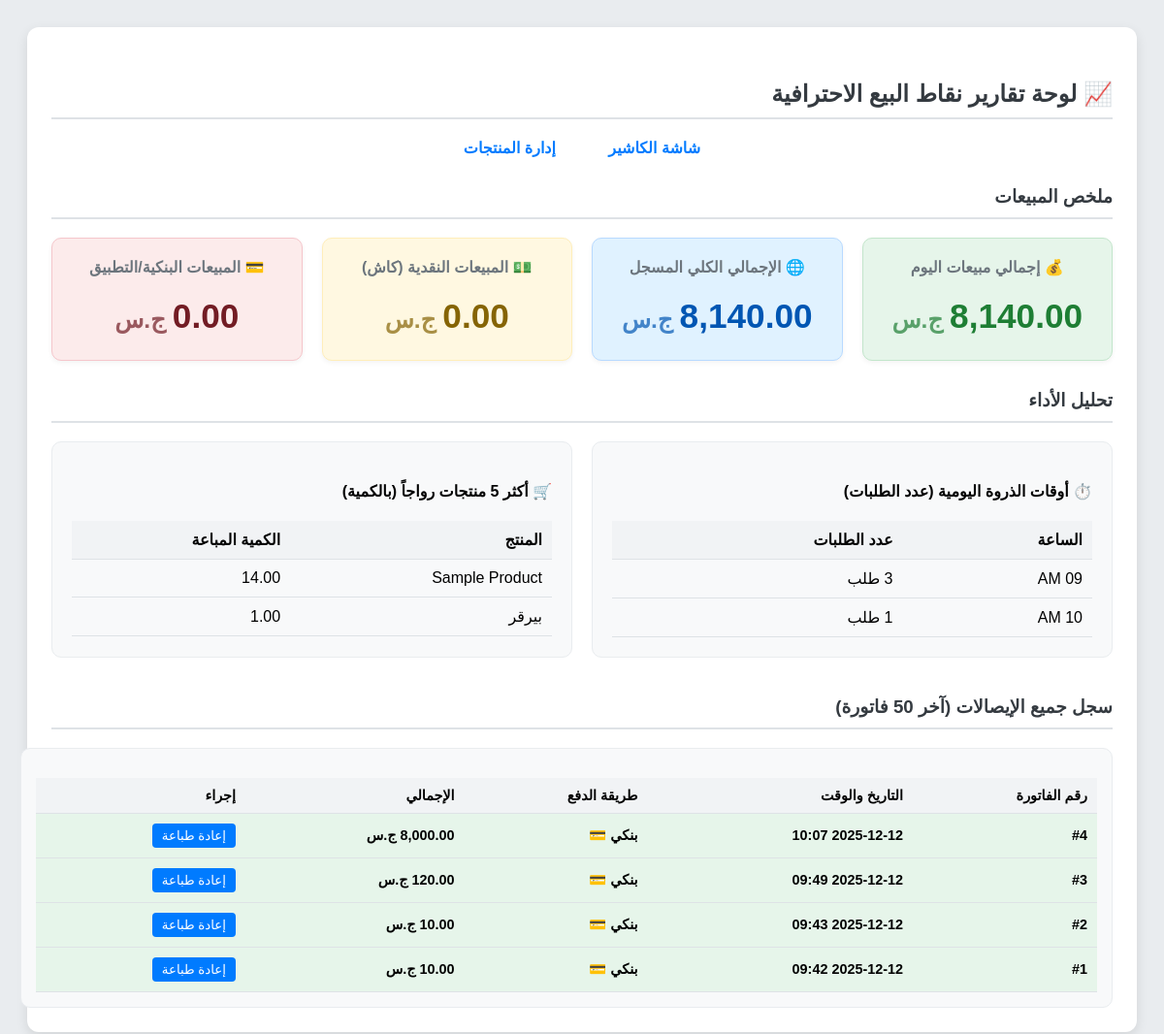
The app's page /reports.php with its own data.
### tables this page shows
CREATE TABLE `sales` (
  `sale_id` int(10) UNSIGNED NOT NULL,
  `total_amount` decimal(12,2) NOT NULL DEFAULT 0.00,
  `total_cost` decimal(12,2) NOT NULL DEFAULT 0.00,
  `status` enum('completed','cancelled','canceled') NOT NULL DEFAULT 'completed',
  `payment_method` varchar(100) DEFAULT 'نقدي',
  `sale_date` datetime NOT NULL DEFAULT current_timestamp(),
  `user_id` int(10) UNSIGNED NOT NULL,
  `branch_id` int(10) UNSIGNED DEFAULT NULL,
  `cancellation_date` datetime DEFAULT NULL,
  `canceled_by_user_id` int(10) UNSIGNED DEFAULT NULL,
  `cancellation_reason` text DEFAULT NULL
);

### reports.php (the view, shortened to what this page needs)
<?php
require_once 'db_connect.php';
$sql_daily = "SELECT SUM(total_amount) AS daily_total FROM sales WHERE DATE(sale_date) = CURDATE()";
$result_daily = $conn->query($sql_daily);
$daily_total = ($result_daily && $row = $result_daily->fetch_assoc()) ? $row['daily_total'] : 0;
$sql_grand = "SELECT SUM(total_amount) AS grand_total FROM sales";
$result_grand = $conn->query($sql_grand);
$grand_total = ($result_grand && $row = $result_grand->fetch_assoc()) ? $row['grand_total'] : 0;
$sql_distribution = "SELECT payment_method, SUM(total_amount) AS method_total FROM sales GROUP BY payment_method";
$result_distribution = $conn->query($sql_distribution);
$distribution = [];
if ($result_distribution) {
    while($row = $result_distribution->fetch_assoc()) {
        $distribution[$row['payment_method']] = $row['method_total'];
    }
}
$sql_peak_time = "SELECT HOUR(sale_date) AS sale_hour, COUNT(sale_id) AS orders_count
                  FROM sales
                  WHERE DATE(sale_date) = CURDATE()
                  GROUP BY sale_hour
                  ORDER BY orders_count DESC
                  LIMIT 5";
$result_peak_time = $conn->query($sql_peak_time);
$peak_times = [];
if ($result_peak_time) {
    while($row = $result_peak_time->fetch_assoc()) {
        $formatted_hour = (new DateTime())->setTime($row['sale_hour'], 0)->format('h A');
        $peak_times[] = ['hour' => $formatted_hour, 'count' => $row['orders_count']];
    }
}
$sql_top_products = "SELECT p.name, SUM(si.quantity) AS total_quantity
                     FROM sale_items si
                     JOIN products p ON si.product_id = p.product_id
                     GROUP BY p.name
                     ORDER BY total_quantity DESC
                     LIMIT 5";
$result_top_products = $conn->query($sql_top_products);
$top_products = [];
if ($result_top_products) {
    while($row = $result_top_products->fetch_assoc()) {
        $top_products[] = ['name' => $row['name'], 'quantity' => $row['total_quantity']];
    }
}
$sql_all_sales = "SELECT sale_id, total_amount, payment_method, sale_date
                  FROM sales
                  ORDER BY sale_id DESC
                  LIMIT 50";
$result_all_sales = $conn->query($sql_all_sales);
$all_sales_records = [];
if ($result_all_sales) {
    while($row = $result_all_sales->fetch_assoc()) {
        $all_sales_records[] = $row;
    }
}
?>
<!DOCTYPE html>
<html lang="ar" dir="rtl">
<head>
</head>
<body>
    <div class="container">
        <h2>📈 لوحة تقارير نقاط البيع الاحترافية</h2>
        <div class="nav-links">
            <a href="pos_screen.php">شاشة الكاشير</a>
            <a href="view_products.php">إدارة المنتجات</a>
        </div>
        <h3>ملخص المبيعات</h3>
        <div class="dashboard-grid">
            <div class="card daily"><h4>💰 إجمالي مبيعات اليوم</h4><div class="amount"><?php echo number_format($daily_total, 2); ?><span class="currency"> ج.س</span></div></div>
            <div class="card grand"><h4>🌐 الإجمالي الكلي المسجل</h4><div class="amount"><?php echo number_format($grand_total, 2); ?><span class="currency"> ج.س</span></div></div>
            <div class="card cash"><h4>💵 المبيعات النقدية (كاش)</h4><div class="amount"><?php echo number_format($distribution['cash'] ?? 0, 2); ?><span class="currency"> ج.س</span></div></div>
            <div class="card bank"><h4>💳 المبيعات البنكية/التطبيق</h4><div class="amount"><?php echo number_format($distribution['bank_transfer'] ?? 0, 2); ?><span class="currency"> ج.س</span></div></div>
        </div>
        <h3>تحليل الأداء</h3>
        <div class="analytics-section">
            <div class="analytics-card">
                <h4>⏱️ أوقات الذروة اليومية (عدد الطلبات)</h4>
                <table>
                    <thead><tr><th>الساعة</th><th>عدد الطلبات</th></tr></thead>
                    <tbody>
                        <?php if (!empty($peak_times)): foreach ($peak_times as $peak): ?>
                            <tr><td><?php echo $peak['hour']; ?></td><td><?php echo $peak['count']; ?> طلب</td></tr>
                        <?php endforeach; else: ?>
                            <tr><td colspan="2" style="text-align: center;">لا توجد مبيعات اليوم.</td></tr>
                        <?php endif; ?>
                    </tbody>
                </table>
            </div>
            <div class="analytics-card">
                <h4>🛒 أكثر 5 منتجات رواجاً (بالكمية)</h4>
                <table>
                    <thead><tr><th>المنتج</th><th>الكمية المباعة</th></tr></thead>
                    <tbody>
                        <?php if (!empty($top_products)): foreach ($top_products as $product): ?>
                            <tr><td><?php echo htmlspecialchars($product['name']); ?></td><td><?php echo $product['quantity']; ?></td></tr>
                        <?php endforeach; else: ?>
                            <tr><td colspan="2" style="text-align: center;">لا توجد بيانات مبيعات بعد.</td></tr>
                        <?php endif; ?>
                    </tbody>
                </table>
            </div>
        </div>
        <h3 style="margin-top: 40px;">سجل جميع الإيصالات (آخر 50 فاتورة)</h3>
        <div class="analytics-card" style="padding: 15px; min-width: 100%;">
            <table style="width: 100%; font-size: 0.9em; text-align: right;">
                <thead>
                    <tr style="background-color: #f1f3f5;">
                        <th style="padding: 10px;">رقم الفاتورة</th>
                        <th style="padding: 10px;">التاريخ والوقت</th>
                        <th style="padding: 10px;">طريقة الدفع</th>
                        <th style="padding: 10px;">الإجمالي</th>
                        <th style="padding: 10px;">إجراء</th>
                    </tr>
                </thead>
                <tbody>
                    <?php if (!empty($all_sales_records)): foreach ($all_sales_records as $sale):
                            $is_today = (date('Y-m-d', strtotime($sale['sale_date'])) == date('Y-m-d'));
                            $row_style = $is_today ? 'background-color: #e6f5ea; font-weight: bold;' : '';
                            ?>
                            <tr style="<?php echo $row_style; ?>">
                                <td style="padding: 10px;">#<?php echo $sale['sale_id']; ?></td>
                                <td style="padding: 10px;"><?php echo date('Y-m-d H:i', strtotime($sale['sale_date'])); ?></td>
                                <td style="padding: 10px;"><?php echo ($sale['payment_method'] === 'cash') ? 'كاش 💵' : 'بنكي 💳'; ?></td>
                                <td style="padding: 10px;"><?php echo number_format($sale['total_amount'], 2); ?> ج.س</td>
                                <td style="padding: 10px;">
                                    <button onclick="reprintReceipt(<?php echo $sale['sale_id']; ?>)" style="background-color: #007bff; color: white; border: none; padding: 5px 10px; cursor: pointer; border-radius: 4px;">إعادة طباعة</button>
                                </td>
                            </tr>
                        <?php endforeach; else: ?>
                        <tr><td colspan="5" style="text-align: center; padding: 15px;">لا توجد أي إيصالات مبيعات مسجلة حتى الآن.</td></tr>
                    <?php endif; ?>
                </tbody>
            </table>
        </div>
    </div>
</body>
</html>

### reports.php (style rules this page uses)
body { font-family: Tahoma, sans-serif; padding: 20px; background-color: #e9ecef; }
.container { max-width: 1200px; margin: 0 auto; background-color: #fff; padding: 25px; border-radius: 12px; box-shadow: 0 4px 12px rgba(0,0,0,0.1); }
h2, h3 { color: #343a40; border-bottom: 2px solid #dee2e6; padding-bottom: 10px; margin-top: 30px; }
.nav-links { text-align: center; margin-bottom: 25px; }
.nav-links a { text-decoration: none; color: #007bff; margin: 0 15px; font-weight: bold; padding: 5px 10px; border-radius: 5px; transition: background-color 0.3s; }
.dashboard-grid { display: grid; grid-template-columns: repeat(auto-fit, minmax(200px, 1fr)); gap: 20px; margin-bottom: 30px; }
.card { padding: 20px; border-radius: 10px; text-align: center; box-shadow: 0 2px 5px rgba(0,0,0,0.05); }
.card h4 { margin-top: 0; color: #6c757d; font-size: 1em; }
.amount { font-size: 2.2em; font-weight: 700; margin: 5px 0; }
.currency { font-size: 0.7em; opacity: 0.7; }
.daily { background-color: #e6f5ea; border: 1px solid #c3e6cb; color: #1e7e34; }
.grand { background-color: #e0f2ff; border: 1px solid #b8daff; color: #0056b3; }
.cash { background-color: #fff8e1; border: 1px solid #ffeeba; color: #856404; }
.bank { background-color: #fcebeb; border: 1px solid #f5c6cb; color: #721c24; }
.analytics-section { display: flex; gap: 20px; flex-wrap: wrap; }
.analytics-card { flex: 1; min-width: 45%; padding: 20px; border-radius: 10px; background-color: #f8f9fa; border: 1px solid #e9ecef; }
.analytics-card table { width: 100%; border-collapse: collapse; margin-top: 15px; }
.analytics-card th, .analytics-card td { padding: 10px; text-align: right; border-bottom: 1px solid #dee2e6; }
.analytics-card th { background-color: #f1f3f5; }

### records on screen
sales: sale_id "4", sale_date "2025-12-12 10:07", payment_method "بنكي 💳", total_amount "8,000.00"
sales: sale_id "3", sale_date "2025-12-12 09:49", payment_method "بنكي 💳", total_amount "120.00"
sales: sale_id "2", sale_date "2025-12-12 09:43", payment_method "بنكي 💳", total_amount "10.00"
sales: sale_id "1", sale_date "2025-12-12 09:42", payment_method "بنكي 💳", total_amount "10.00"

### other values on screen
$daily_total "8,140.00"
$grand_total "8,140.00"
$distribution['cash'] "0.00"
$distribution['bank_transfer'] "0.00"
$peak['hour'] "09 AM"
$peak['hour'] "10 AM"
$product['name'] "Sample Product"
$product['quantity'] "14.00"
$product['name'] "بيرقر"
$product['quantity'] "1.00"
